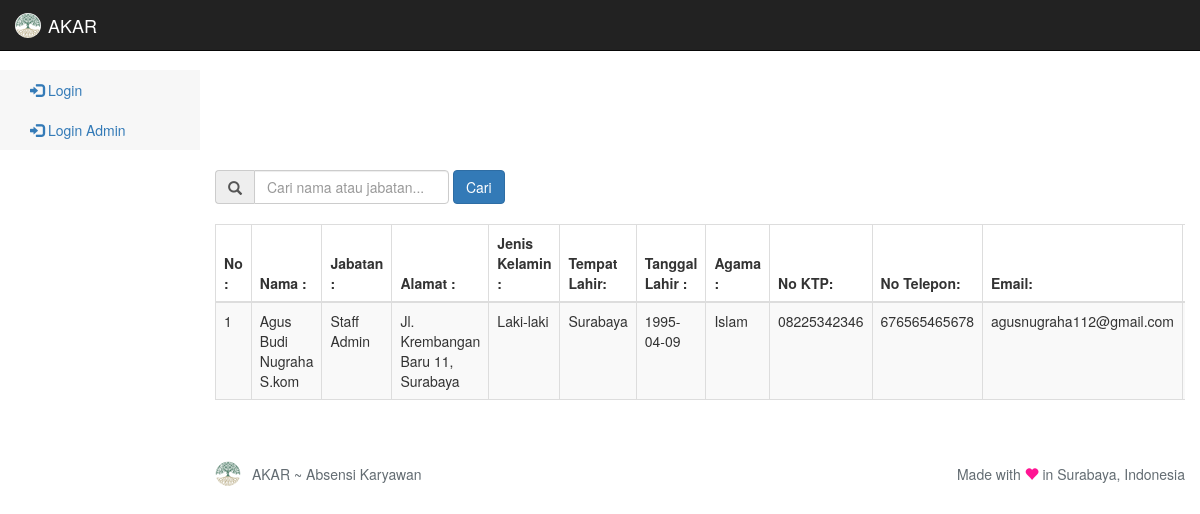
Screenshot of /index.php/admin/search with the database file from the repository.
### tables this page shows
CREATE TABLE IF NOT EXISTS `karyawan` (
  `id` int(11) NOT NULL AUTO_INCREMENT,
  `username` varchar(100) NOT NULL,
  `password` text NOT NULL,
  `awalan` varchar(20) NOT NULL,
  `nama_depan` varchar(100) NOT NULL,
  `nama_tengah` varchar(100) NOT NULL,
  `nama_belakang` varchar(100) NOT NULL,
  `akhiran` varchar(20) NOT NULL,
  `jalan_no` varchar(255) NOT NULL,
  `rt` varchar(10) NOT NULL,
  `rw` varchar(10) NOT NULL,
  `desa_kel` varchar(100) NOT NULL,
  `kecamatan` varchar(100) NOT NULL,
  `kd_pos` varchar(10) NOT NULL,
  `kota` varchar(100) NOT NULL,
  `jalan_no_domisili` varchar(255) NOT NULL,
  `rt_domisili` varchar(10) NOT NULL,
  `rw_domisili` varchar(10) NOT NULL,
  `desa_kel_domisili` varchar(100) NOT NULL,
  `kecamatan_domisili` varchar(100) NOT NULL,
  `kd_pos_domisili` varchar(10) NOT NULL,
  `kota_domisili` varchar(100) NOT NULL,
  `agama` varchar(20) NOT NULL,
  `status` varchar(100) NOT NULL,
  `no_ktp` varchar(20) NOT NULL,
  `no_kk` varchar(20) NOT NULL,
  `no_npwp` varchar(20) NOT NULL,
  `no_bpjs_ketenagakerjaan` varchar(20) NOT NULL,
  `no_bpjs_kesehatan` varchar(20) NOT NULL,
  `bank` varchar(100) NOT NULL,
  `no_rek` varchar(100) NOT NULL,
  `telepon` varchar(13) NOT NULL,
  `email` varchar(100) NOT NULL,
  `j_kel` varchar(10) NOT NULL,
  `tem_lahir` varchar(100) NOT NULL,
  `tgl_lahir` date NOT NULL,
  `tgl_mulai_bekerja` date NOT NULL,
  `status_kepegawaian` varchar(100) NOT NULL,
  `jabatan` varchar(100) NOT NULL,
  `foto` text,
  PRIMARY KEY (`id`)
);

### application/controllers/Admin.php (called while the page is built, shortened)
<?php
class Admin extends CI_Controller{
    public function __construct(){
        $this->load->model('model_admin');
        $this->load->model('karyawan_model');
    }
    public function search(){
        $num_rows = $this->model_admin->num_rows_search($this->input->get('key'));
        $config['base_url'] = 'http://localhost/akar/search/karyawan?key=' .$this->input->get('key');
        $config['total_rows'] = $num_rows;
        $config['per_page'] = 1;
        $config['num_links'] = 4;
        $config['uri_segment'] = $this->input->get('page');
        $config['first_url'] = 'http://localhost/akar/search/karyawan?key=' .$this->input->get('key'). '&page=1';
        $config['query_string_segment'] = 'page';
        $config['page_query_string'] = TRUE;
        $config['use_page_numbers'] = TRUE;
        $config['full_tag_open'] = '<ul class="pagination">';
        $config['full_tag_close'] = '</ul>';
        $config['first_link'] = '&laquo; First';
        $config['first_tag_open'] = '<li class="prev page">';
        $config['first_tag_close'] = '</li>';
        $config['last_link'] = 'Last &raquo;';
        $config['last_tag_open'] = '<li class="next page">';
        $config['last_tag_close'] = '</li>';
        $config['next_link'] = 'Next &rarr;';
        $config['next_tag_open'] = '<li class="next page">';
        $config['next_tag_close'] = '</li>';
        $config['prev_link'] = '&larr; Prev';
        $config['prev_tag_open'] = '<li class="prev page">';
        $config['prev_tag_close'] = '</li>';
        $config['cur_tag_open'] = '<li class="current"><a href="">';
        $config['cur_tag_close'] = '</a></li>';
        $config['num_tag_open'] = '<li class="page">';
        $config['num_tag_close'] = '</li>';
        $page = ($this->input->get('page') > 1) ? ($this->input->get('page') * $config['per_page']) - $config['per_page'] : 0;
        $this->pagination->initialize($config);
        $data['karyawan'] = $this->model_admin->get_search($this->input->get('key'), $config['per_page'], $page);
        $data['links'] = $this->pagination->create_links();
        $this->load->view('templates/header_profile');
        $this->load->view('karyawan/data_karyawan', $data);
        $this->load->view('templates/footer_profile');
    }
}

### index.php (called while the page is built, shortened)
<?php
require_once BASEPATH.'core/CodeIgniter.php';

### application/models/Model_admin.php (called while the page is built, shortened)
<?php
class Model_admin extends CI_Model{
    public function num_rows_search($keyword){
        $this->db->like('awalan', $keyword);
        $this->db->or_like('nama_depan', $keyword);
        $this->db->or_like('nama_tengah', $keyword);
        $this->db->or_like('nama_belakang', $keyword);
        $this->db->or_like('jabatan', $keyword);
        $query = $this->db->get('karyawan')->num_rows();
        return $query;
    }
    public function get_search($keyword, $perpage = FALSE, $from = FALSE){
        $this->db->like('awalan', $keyword);
        $this->db->or_like('nama_depan', $keyword);
        $this->db->or_like('nama_tengah', $keyword);
        $this->db->or_like('nama_belakang', $keyword);
        $this->db->or_like('jabatan', $keyword);
        $this->db->order_by('id', 'DESC');
        $query = $this->db->limit($perpage, $from)->get('karyawan');
        return $query->result_array();
    }
}

### application/views/karyawan/data_karyawan.php (the view, shortened to what this page needs)
<br>
<div class="row">
    <div class="col-sm-6 col-xs-12">
        <form action="<?php echo base_url('search/karyawan'); ?>" method="get" class="form-inline">
            <div class="form-group">
                <div class="input-group">
                    <span class="input-group-addon">
                        <span class="glyphicon glyphicon-search" aria-hidden="true"></span>
                    </span>
                    <input type="search" name="key" placeholder="Cari nama atau jabatan..." class="form-control">
                </div>
            </div>
            <input type="submit" name="submit" value="Cari" class="btn btn-primary">
        </form>
    </div>
    <div class="col-sm-6 col-xs-12 text-right">
    </div>
</div>
<br>
<div class="table-responsive">
    <table class="table table-bordered table-striped dt-responsive nowrap" id="dataTable">
        <thead>
            <th>No : </th>
            <th>Nama : </th>
            <th>Jabatan : </th>
            <th>Alamat : </th>
            <th>Jenis Kelamin : </th>
            <th>Tempat Lahir: </th>
            <th>Tanggal Lahir : </th>
            <th>Agama :</th>
            <th>No KTP:</th>
            <th>No Telepon:</th>
            <th>Email:</th>
            <th>Opsi : </th>
        </thead>
        <tbody>
            <?php $no = 1; foreach($karyawan as $row): ?>
            <tr>
                <td><?= $no; ?></td>
                <td>
                    <?= $row['awalan'] .' '. $row['nama_depan'] .' '. $row['nama_tengah'] .' '. $row['nama_belakang'] .' '. $row['akhiran']; ?>
                </td>
                <td><?= $row['jabatan']; ?></td>
                <td><?= $row['jalan_no'] .', '. $row['kota']; ?></td>
                <td><?= $row['j_kel']; ?></td>
                <td><?= $row['tem_lahir']; ?></td>
                <td><?= $row['tgl_lahir']; ?></td>
                <td><?= $row['agama']; ?></td>
                <td> <?= $row['telepon']?> </td>
                <td> <?= $row['no_ktp']?> </td>
                <td> <?= $row['email']?> </td>
                <td><a href="<?php echo base_url('admin/detail/'. $row['id']); ?>" class="btn btn-primary">Detail</a></td>
            </tr>
            <?php $no++; endforeach; ?>
        </tbody>
    </table>
</div>
<nav aria-label="Page navigation">
</nav>

### application/views/templates/header_profile.php (shortened to what this page needs)
<!DOCTYPE html>
<html lang="en">
    <head>
        <link href="<?= base_url('assets/bootstrap/dist/css/bootstrap.min.css'); ?>" rel="stylesheet">
        <link rel="stylesheet" href="https://cdn.datatables.net/1.10.15/css/dataTables.bootstrap.min.css">
        <link rel="stylesheet" href="https://cdn.datatables.net/responsive/2.1.1/css/responsive.bootstrap.min.css">
        <link href="https://v4-alpha.getbootstrap.com/examples/dashboard/dashboard.css" rel="stylesheet" />
        <link href="https://v4-alpha.getbootstrap.com/examples/sticky-footer-navbar/sticky-footer-navbar.css" rel="stylesheet" />
        <link rel="stylesheet" href="//code.jquery.com/ui/1.12.1/themes/base/jquery-ui.css">
    </head>
    <body style="padding-top: 70px;">
        <nav class="navbar navbar-inverse navbar-fixed-top">
            <div class="container-fluid">
                <div class="navbar-header">
                    <a href="" class="navbar-brand">
                    <img src="<?= base_url('assets/icon/akar.ico'); ?>" alt="Brand" class="img-responsive img-circle" style="display:inline-block; margin-top:-5px; margin-right: 7px;">AKAR
                    </a>
                </div>
                <div class="collapse navbar-collapse" id="navbar-collapse">
                </div>
            </div>
        </nav>
        <div class="container-fluid">
            <div class="row">
                <nav class="col-sm-3 col-md-2 hidden-sm hidden-xs sidebar" style="background-color: #f7f7f7;">
                    <ul class="nav nav-pills flex-column">
                        <?php if($this->session->has_userdata('user_id')): ?>
                            <?php if($this->session->userdata('user_status') === 'admin'): ?>
                                <li class="nav-item">
                                    <a class="nav-link" href="<?= site_url('admin/profile'); ?>">
                                        <span class="glyphicon glyphicon-user" aria-hidden="true"></span>
                                        Profile
                                    </a>
                                </li>
                            <?php else: ?>
                                <li class="nav-item">
                                    <a class="nav-link" href="<?= site_url('profile'); ?>">
                                        <span class="glyphicon glyphicon-user" aria-hidden="true"></span>
                                        Profile
                                    </a>
                                </li>
                            <?php endif; ?>
                            <li class="nav-item" style="height: 1px; margin: 9px 0; overflow: hidden; background-color: #e5e5e5;"></li>
                            <li class="nav-item">
                                <a href="<?= site_url('logout'); ?>" class="nav-link">
                                    <span class="glyphicon glyphicon-log-out" aria-hidden="true"></span>
                                    Logout
                                </a>
                            </li>
                        <?php else: ?>
                            <li class="nav-item">
                                <a href="<?= site_url('login'); ?>" class="nav-link">
                                    <span class="glyphicon glyphicon-log-in" aria-hidden="true"></span>
                                    Login
                                </a>
                                <a href="<?= site_url('login_admin'); ?>" class="nav-link">
                                    <span class="glyphicon glyphicon-log-in" aria-hidden="true"></span>
                                    Login Admin
                                </a>
                            </li>
                        <?php endif; ?>
                    </ul>
                </nav>
               <main class="col-sm-12 col-md-10 col-md-offset-2 pt-3">

### application/views/templates/footer_profile.php (shortened to what this page needs)
                </main>
            </div>
        </div>
        <footer class="footer" style="color: #636c72">
            <div class="container-fluid col-sm-12 col-md-10 col-md-offset-2 pt-3">
                <span>
                    <img src="<?= base_url('assets/icon/akar.ico'); ?>" class="img-responsive img-circle" style="display:inline-block; margin-top:-5px; margin-right: 7px;">
                    AKAR ~ Absensi Karyawan
                </span>
                <span class="pull-right hidden-xs">
                    Made with <span class="glyphicon glyphicon-heart" aria-hidden="true" style="color: deeppink"></span> in Surabaya, Indonesia
                </span>
            </div>
        </footer>
    </body>
</html>

### rows the page displays
karyawan: nama_depan "Agus", nama_tengah "Budi", nama_belakang "Nugraha", akhiran "S.kom", jabatan "Staff Admin", jalan_no "Jl. Krembangan Baru 11", kota "Surabaya", j_kel "Laki-laki", tem_lahir "Surabaya", tgl_lahir "1995-04-09", agama "Islam", telepon "08225342346", no_ktp "676565465678", email "agusnugraha112@gmail.com"
